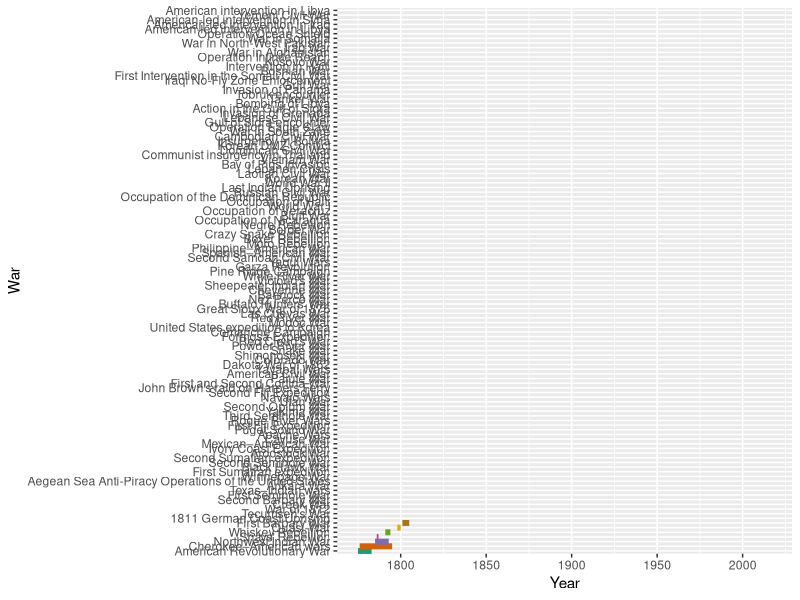

Recreate this plot in R.
library(ggplot2)

# Read from csv 
wars <- read.csv("wars.csv")

# Order dataframe 
wars$Name <- factor(wars$Name, levels = wars$Name[order(wars$Start)])

# Create time plot
g2 <- ggplot() +
  geom_segment(data = wars, aes(x = Start, xend = End, y = Name, yend = Name, colour = Name), size = 2) +
  scale_colour_brewer(palette = "Dark2") +
  xlab("Year") +
  ylab("War") +
  theme(legend.position="none")

g2
